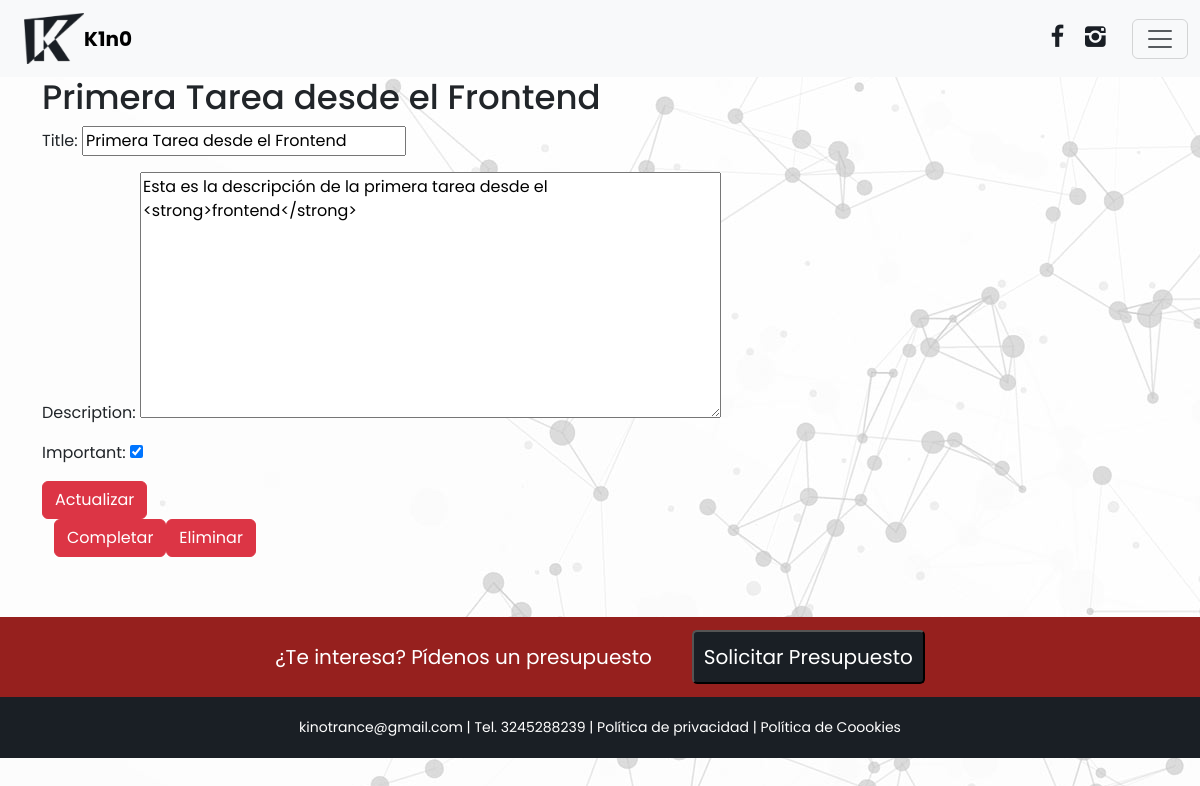
The app's page /mis-servicios/servicio/4 (signed in) with its own data.
### services/models.py (models this page shows, shortened)
class Servicio(models.Model):
    title = models.CharField(max_length=200)
    description = models.TextField(blank=True)
    created = models.DateTimeField(auto_now_add=True)
    datecompleted = models.DateTimeField(null=True, blank=True)
    important = models.BooleanField(default=False)
    user = models.ForeignKey(User, on_delete=models.CASCADE)

### services/views.py (the view, shortened to what this page needs)
# urls.py: path('mis-servicios/servicio/<int:servicio_id>', views.servicio_detalle, name="servicio_detalle"),
@login_required
def servicio_detalle(request, servicio_id):
    if request.method == 'GET':
        servicio = get_object_or_404(Servicio, pk=servicio_id, user=request.user)
        form = ServicioForm(instance=servicio)
        return render(request, 'myservicio-detalle.html', {'servicio': servicio, 'form': form})

### services/forms.py
class ServicioForm(ModelForm):
    class Meta:
        model = Servicio
        fields = ['title', 'description', 'important']

### services/templates/myservicio-detalle.html (shortened to what this page needs)
{% extends 'base.html' %}
{% block content %}
<div class="container">
    <h1>{{servicio.title}}</h1>
    <form method="POST" class="form">
        {{form.as_p}}
        <button class="btn btn-danger">
            Actualizar
        </button>
    </form>
    <div class="container d-flex">
        <form action="{% url 'complete_servicio' servicio.id %}" method="POST" class="form">
            <button class="btn btn-danger">
                Completar
            </button>
        </form>
        <form action="{% url 'complete_servicio' servicio.id %}" method="POST" class="form">
            <button class="btn btn-danger">
                Eliminar
            </button>
        </form>
    </div>
</div>
{% endblock %}

### services/static/css/estilos.css (style rules this page uses)
body { width: 100%; margin: 0px; padding: 0px; font-family: "Poppins", sans-serif; background-image: url("/img/fondo.jpg"); background-repeat: no-repeat; background-attachment: fixed; }
h1 { font-size: 34px; }

### records on screen
Servicio: title "Primera Tarea desde el Frontend", description "Esta es la descripción de la primera tarea desde el <strong>frontend</strong>", important "☑"
